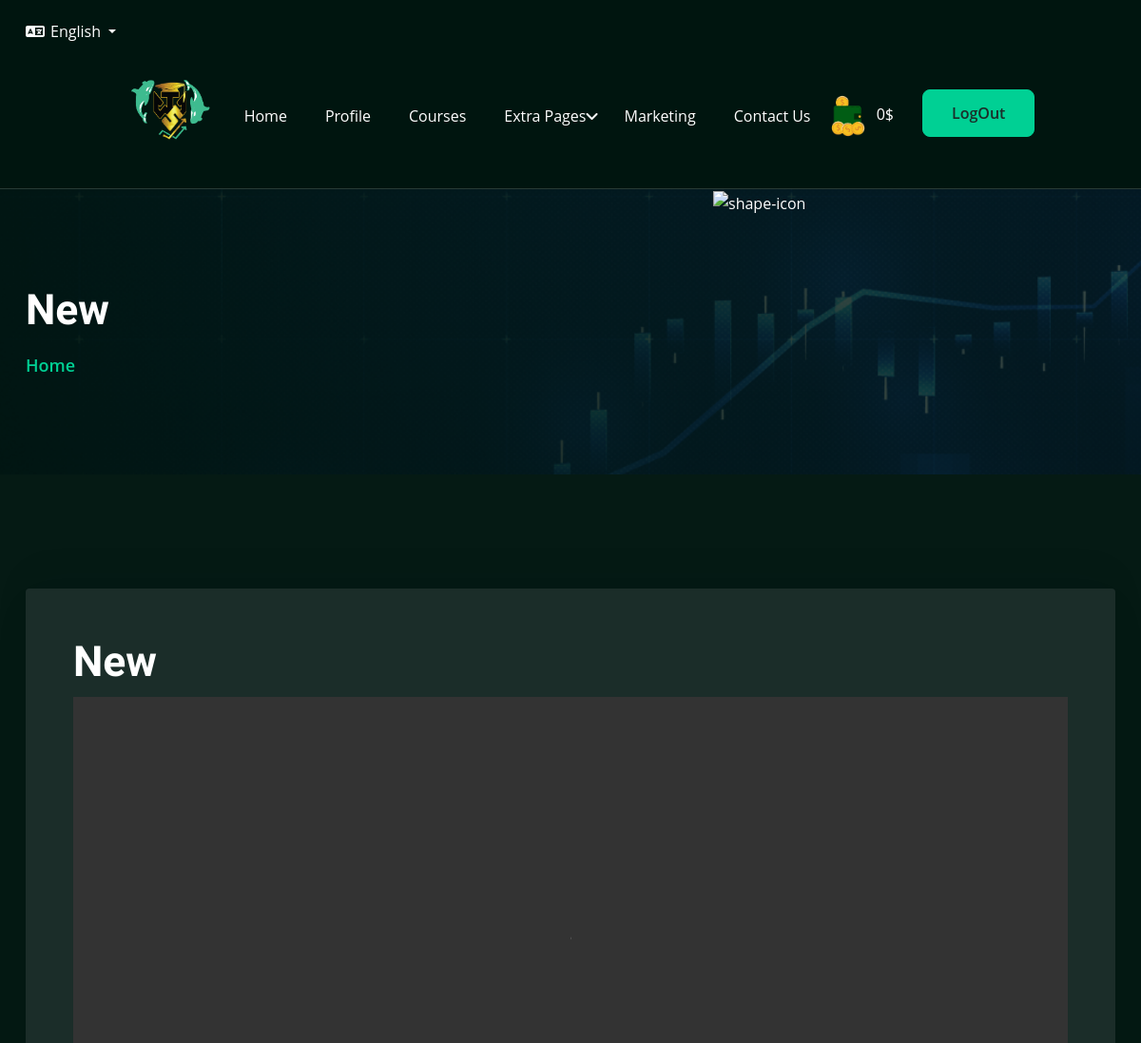
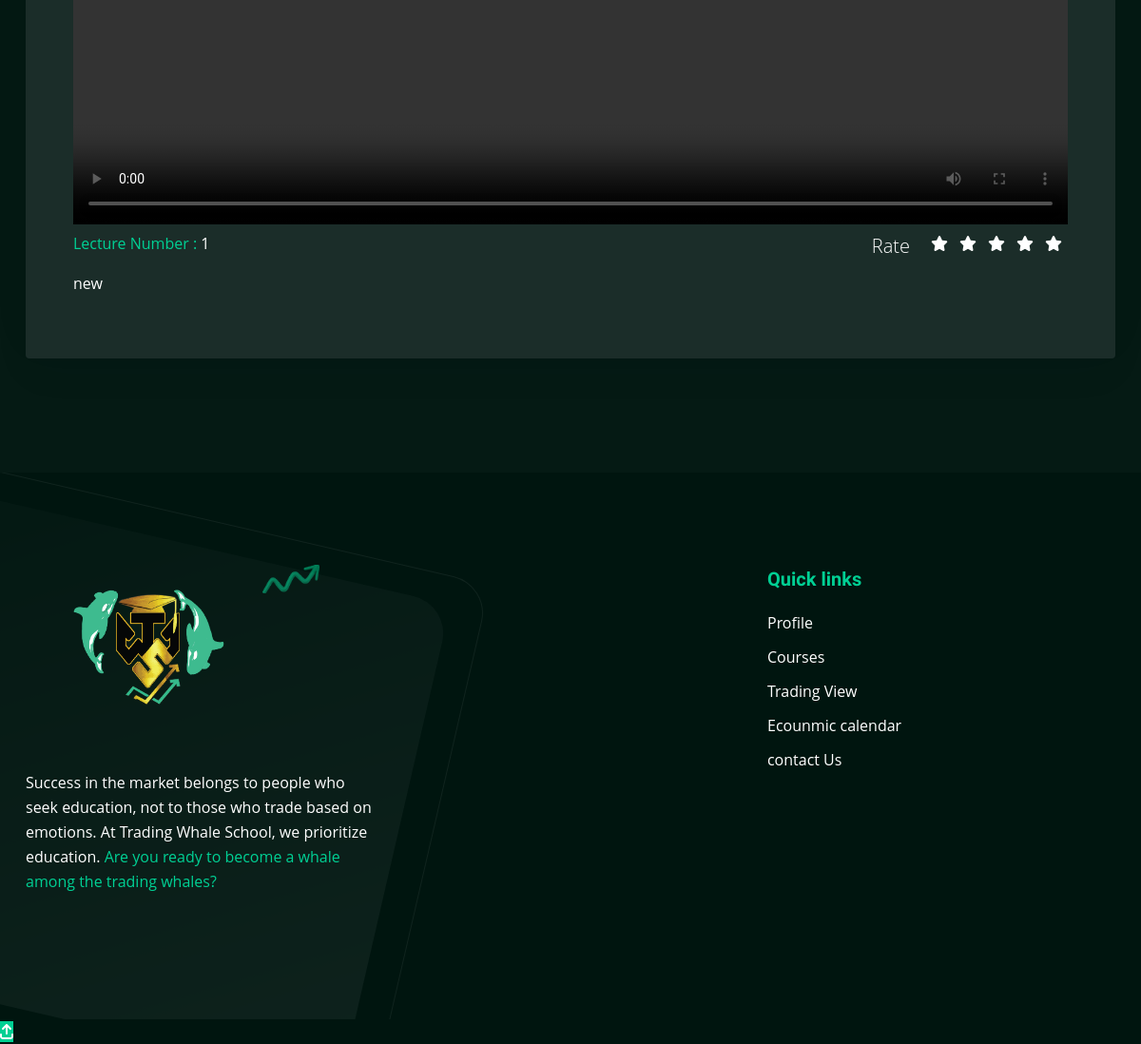
The page /marketing/marketing_course_details/1/ (signed in) on the database its author committed (2 pictures, top to bottom).
### accounts/models.py (models this page shows, shortened)
class Profile(models.Model):
    user=models.OneToOneField(CustomUser,on_delete=models.CASCADE)
    membership=models.ForeignKey(MemberShip,on_delete=models.CASCADE)
    name=models.CharField(max_length=100)
    address=models.CharField(max_length=100)
    birth_date=models.DateField(null=True,blank=True)
    coin=models.IntegerField(default=0)
    image=models.ImageField(upload_to='static/users/',null=True,blank=True)
    marketing_avilable=models.BooleanField(default=False)
    rank=models.IntegerField(default=0)

### marketing/models.py (models this page shows, shortened)
class Marketing_Lecture(models.Model):
    course = models.ForeignKey(Marketing_Course,on_delete=models.CASCADE)
    title = models.CharField(max_length=100)
    image = models.ImageField(upload_to='static/course/image')
    description = models.TextField(null=True,blank=True)
    video = models.FileField(upload_to='static/course/video')
    number = models.IntegerField(default=0)
    rate = models.IntegerField(default=0)

### marketing/views.py (the view, shortened to what this page needs)
# urls.py: path('marketing_course_details/<int:id>/',views.marketing_course_details,name='marketing_course_details'),
@login_required
def marketing_course_details(request,id):
    user = request.user
    user_profile = Profile.objects.get(user=user)
    lecture = Lecture.objects.get(id=id)
    course = Course.objects.get(id=lecture.course.id)
    context={
        'profile':user_profile,
        'lecture':lecture,
    }
    return render(request,'marketing_course-details.html',context)

### templates/marketing_course-details.html (shortened to what this page needs)
{% extends 'base.html' %}
{% load static %}
{% block body %}
  <section class="page-header bg--cover" style="background-image:url(assets/images/header/1.png)">
    <div class="container">
      <div class="page-header__content" data-aos="fade-right" data-aos-duration="1000">
        <h2>{{lecture.title}}</h2>
        <nav style="--bs-breadcrumb-divider: '/';" aria-label="breadcrumb">
          <ol class="breadcrumb mb-0">
            <li class="breadcrumb-item "><a href="{% url 'home:home' %}">Home</a></li>
          </ol>
        </nav>
      </div>
      <div class="page-header__shape">
        <span class="page-header__shape-item page-header__shape-item--1"><img src="{% static 'assets/images/logo/logo.png' %}"
            alt="shape-icon"></span>
      </div>
    </div>
  </section>
  <div class="blog-details padding-top padding-bottom section-bg-color">
    <div class="container">
        <div class="blog-details__wrapper">
            <div class="row g-5">
                <div class="col-lg-12">
                    <div class="blog-details__item">
                        <div class="blog-details__item-inner">
                            <div class="blog-title">
                                <h2>{{lecture.title}}</h2>
                            </div>
                            <video controls controlsList="nodownload" nodownload width="100%" height="100%" style="width: 100%; height: 600px"
                            id="videoPlayer" >
                                <source src="{{lecture.video.url}}" type="video/mp4">
                            </video>
                            <div style="display:flex; justify-content:space-between">
                              <p> <span style="color: #00d094;">Lecture Number : </span>{{lecture.number}}</p>
                              <div class="rate" style="display:flex; justify-items:center">
                                <span class="lead" style="margin-right:16px">Rate</span>
                                <div style="display:flex">
                                  <form method="post">
                                    <button  class="rate-btn hover1"><i class="fa fa-star 3xl"></i></button>
                                  </form>
                                  <form method="post">
                                    <button  class="rate-btn hover2"><i class="fa fa-star 3xl"></i></button>
                                  </form>
                                  <form method="post">
                                    <button  class="rate-btn hover3"><i class="fa fa-star 3xl"></i></button>
                                  </form>
                                  <form method="post">
                                    <button  class="rate-btn hover4"><i class="fa fa-star 3xl"></i></button>
                                  </form>
                                  <form method="post">
                                    <button  class="rate-btn hover5"><i class="fa fa-star 3xl"></i></button>
                                  </form>
                                </div>
                                </div>
                            </div>
                            <p>
                              {{lecture.description}}
                            </p>
                        </div>
                    </div>
                </div>
            </div>
        </div>
    </div>
</div>
{% endblock %}

### templates/base.html (shortened to what this page needs)
{% load static %}
<!DOCTYPE html>
<html lang="en" data-bs-theme="dark">
<head>
  <link rel="stylesheet" href="{% static 'assets/css/bootstrap.min.css' %}">
  <link rel="stylesheet" href="{% static 'assets/css/aos.css' %}">
  <link rel="stylesheet" href="{% static 'assets/css/all.min.css' %}">
  <link rel="stylesheet" href="{% static 'assets/css/swiper-bundle.min.css' %}">
  <link rel="stylesheet" href="https://cdnjs.cloudflare.com/ajax/libs/font-awesome/6.4.0/css/all.min.css"
 />
  <link rel="stylesheet" href="{% static 'assets/css/style.css' %}">
</head>
<body>
  <header class="" style="z-index: 999; margin-top: 20px;">
    <div class="container d-flex" style="align-items:center">
        <i class="fa fa-language"></i>
        <div class="custom-dropdown" >
            <button class="dropdown-toggle" style="background-color: #00150f; border: none;" id="languageDropdown" data-bs-toggle="dropdown" aria-haspopup="true" aria-expanded="false">
                 English
            </button>
        </div>
    </div>
</header>
  <header class="header-section header-section--style1">
    <div class="header-bottom">
      <div style="display: flex; justify-content: space-evenly;">
        <div class="header-wrapper">
          <div class="logo">
            <a href="{% url 'home:home' %}">
              <img class="" style="width:130px;" src="{% static 'assets/images/logo/preloader.png' %}" alt="logo">
            </a>
          </div>
          <div class="menu-area">
            <ul class="menu">
              <li>
                <a href="{% url 'home:home' %}" class="menu-li-a">Home </a>
              </li>
              <li>
                <a href="{% url 'accounts:profile' %}" class="menu-li-a">Profile </a>
              </li>
              <li>
                <a href="{% url 'courses:courses_category' %}" class="menu-li-a">Courses </a>
              </li>
              <li class="menu-item-has-children">
                <a href="#">Extra Pages </a>
              </li>
              <li>
                <a href="{% url 'marketing:marketing_courses_category' %}" class="menu-li-a">Marketing </a>
              </li>
              <li>
                <a href="{% url 'contact:contact' %}" class="menu-li-a">Contact Us</a>
              </li>
            </ul>
          </div>
          <div class="header-action">
            <div class="menu-area">
              <div class="" style="margin-right: 30px;">
                <img src="{% static 'assets/images/logo/walet.png' %}" class="wallet" width="50px" srcset=""> {{profile.coin}}$
              </div>
              <div class="">
                <a href="{% url 'accounts:logout' %}" class="trk-btn trk-btn--border trk-btn--primary">
                  <span>LogOut</span>
                </a>
              </div>
            </div>
          </div>
        </div>
      </div>
    </div>
  </header>
{% block body %}
{% endblock %}
  <footer class="footer brand-1">
    <div class="container">
      <div class="footer__wrapper">
        <div class="footer__top footer__top--style1">
          <div class="row gy-5 gx-4">
            <div class="col-md-8">
              <div class="footer__about">
                <a href="{% url 'home:home' %}" class="footer__about-logo">
                  <img style="width:250px;" src="{% static 'assets/images/logo/preloader.png' %}"
                    alt="Logo"></a>
                <p class="footer__about-moto ">
                  Success in the market belongs to people who seek education, not to those who trade based on emotions.
                  At Trading Whale School, we prioritize education.
                  <span class="green-color">
                    Are you ready to become a whale among the trading
                  whales?
                  </span>
                </p>
              </div>
            </div>
            <div class="col-4">
              <div class="footer__links">
                <div class="footer__links-tittle">
                  <h6 class="green-color">Quick links</h6>
                </div>
                <div class="footer__links-content">
                  <ul class="footer__linklist">
                    <li class="footer__linklist-item"> <a href="{% url 'accounts:profile' %}">Profile</a>
                    </li>
                    <li class="footer__linklist-item"> <a href="{% url 'courses:courses_category' %}">Courses</a>
                    </li>
                    <li class="footer__linklist-item"> <a href="https://www.tradingview.com">Trading View</a>
                    </li>
                    <li class="footer__linklist-item"> <a href="https://sa.investing.com/economic-calendar/"> Ecounmic&nbsp;calendar</a> </li>
                    <li class="footer__linklist-item"> <a href="{% url 'contact:contact' %}">contact Us</a>
                    </li>
                  </ul>
                </div>
              </div>
            </div>
          </div>
        </div>
      </div>
    </div>
    <div class="footer__shape">
      <span class="footer__shape-item footer__shape-item--1"><img src="{% static 'assets/images/footer/1.png' %}"
          alt="shape icon"></span>
    </div>
  </footer>
  <a href="#" class=" --home1"><i class="fa-solid fa-arrow-up-from-bracket"></i></a>
</body>
</html>

### rows shown on the page
Profile: coin "0"
Marketing_Lecture: title "New", number "1", description "new"
